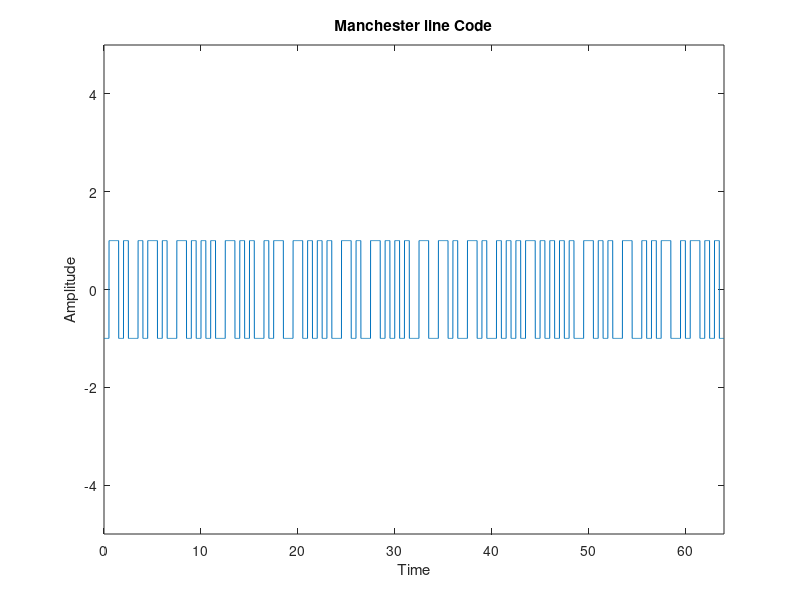

The MATLAB source for this figure:
clear; clc
Z= randi([0 1],1,64);
XY=[];
for m=1:64
    if Z(m)==0
        h=[-1 1];
    else
        h=[1 -1];
    end
    XY=[XY h];
end
i=1;
L=0.5;
T=0:0.01:length(Z);
for j=1:length(T)
    if T(j)<=L
        Y(j)=XY(i);
    else 
        Y(j)=XY(i);
        i=i+1;
        L=L+0.5;
    end
end
plot(T,Y);
axis([0 length(Z) -5 5]);xlabel('Time');
ylabel('Amplitude');title('Manchester line Code')